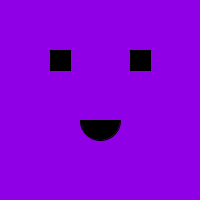
Frame 1 (no input)
Frame 60 (the mouse pressed at the canvas centre just before this capture): identical to frame 1, image omitted
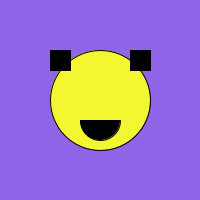
Frame 120 (the mouse held since frame 60 and released just before this capture)

The Processing sketch that drew these frames (run headless with seeded random() and noise(); from frame 60 on, the mouse is pressed at the canvas centre):

// Processing sketch: processing_35106
// ── processing_35106.pde

void setup(){
  size(200,200);
}


void draw(){
  background(144,mouseY,230);
  smooth();

  
  ellipseMode(CENTER);
  fill(243,247,50);
  ellipse(width/2,height/2,-mouseY,-mouseY);
  
  fill(0);
  rect(50,50,20,20);
  rect(130,50,20,20);
  //ellipse(width/2,height/2, 20,20);
  arc(width/2,120,40,40,0, PI);  

}  
